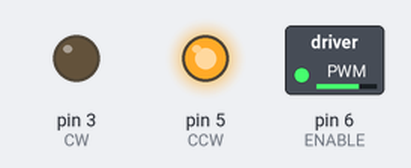
The sketch below on a simulated Arduino Uno, built with avr-gcc and run on an emulated ATmega328P. On the bench: switched loads named in the sketch (green lamp = pin HIGH), output pins drawn as LEDs (lit = HIGH). What the sketch prints to the serial monitor is not drawn.

Above: at 0.1 s.
Timing chart, 0 to 1.6 s (numbered marks = the images above):
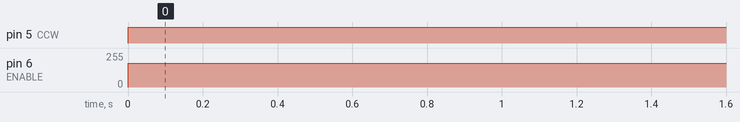

The sketch:

test_motor.ino
```cpp
// L293D chip

#define ENABLE 6
#define CW 3
#define CCW 5
//pins 3,5,6,9,10,11 have PWM capability

void setup() {
  //---set pin direction
  pinMode(ENABLE,OUTPUT);
  pinMode(CW,OUTPUT);
  pinMode(CCW,OUTPUT);
  Serial.begin(9600);
}

void loop() {
  Serial.print("1 more pulling cycle");
  digitalWrite(CCW,HIGH); //one way
  digitalWrite(CW,LOW);
  analogWrite(ENABLE,180);

  //digitalWrite(CW,HIGH); //one way
  //digitalWrite(CCW,LOW);
  //analogWrite(ENABLE,130);

  //delay(100);

}
```

Measured:
- by itself, pin 5 (CCW): LOW → HIGH at 0.00 s
- by itself, pin 6 (ENABLE): 0/255 → 180/255 at 0.00 s
